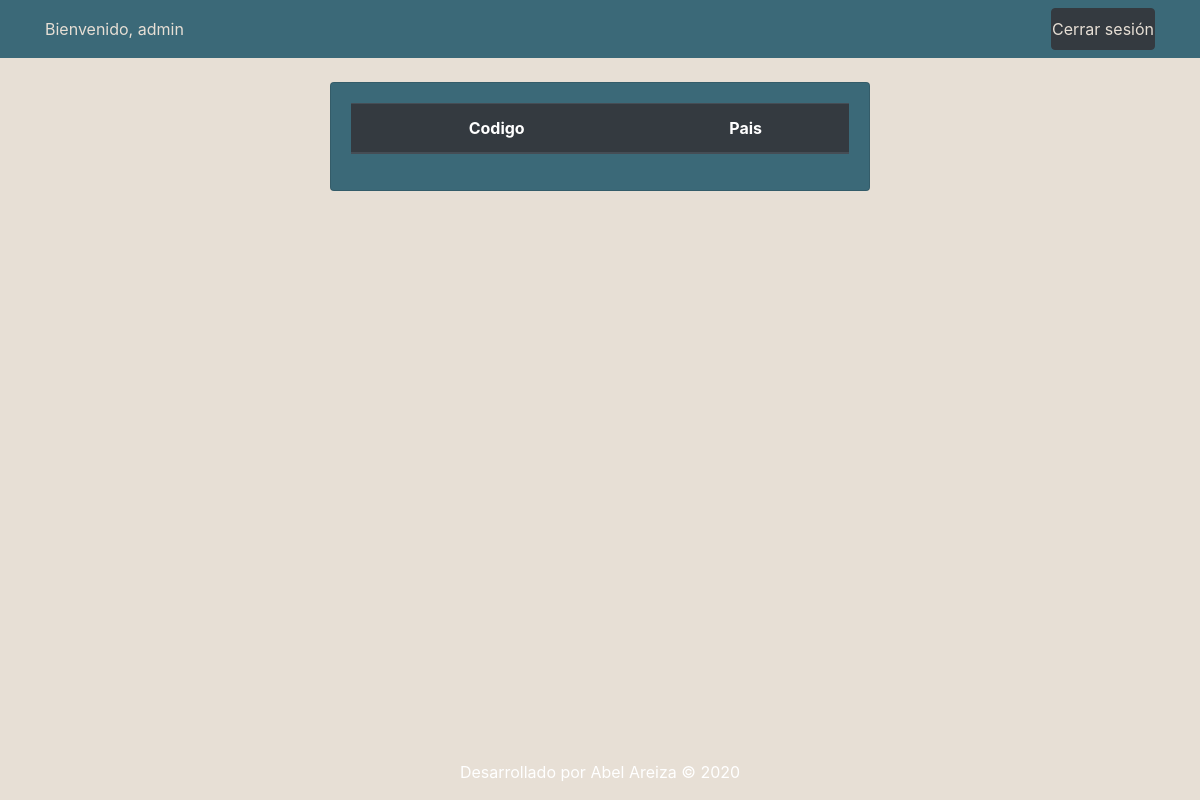
Before: /home/ (signed in) with the older database file.
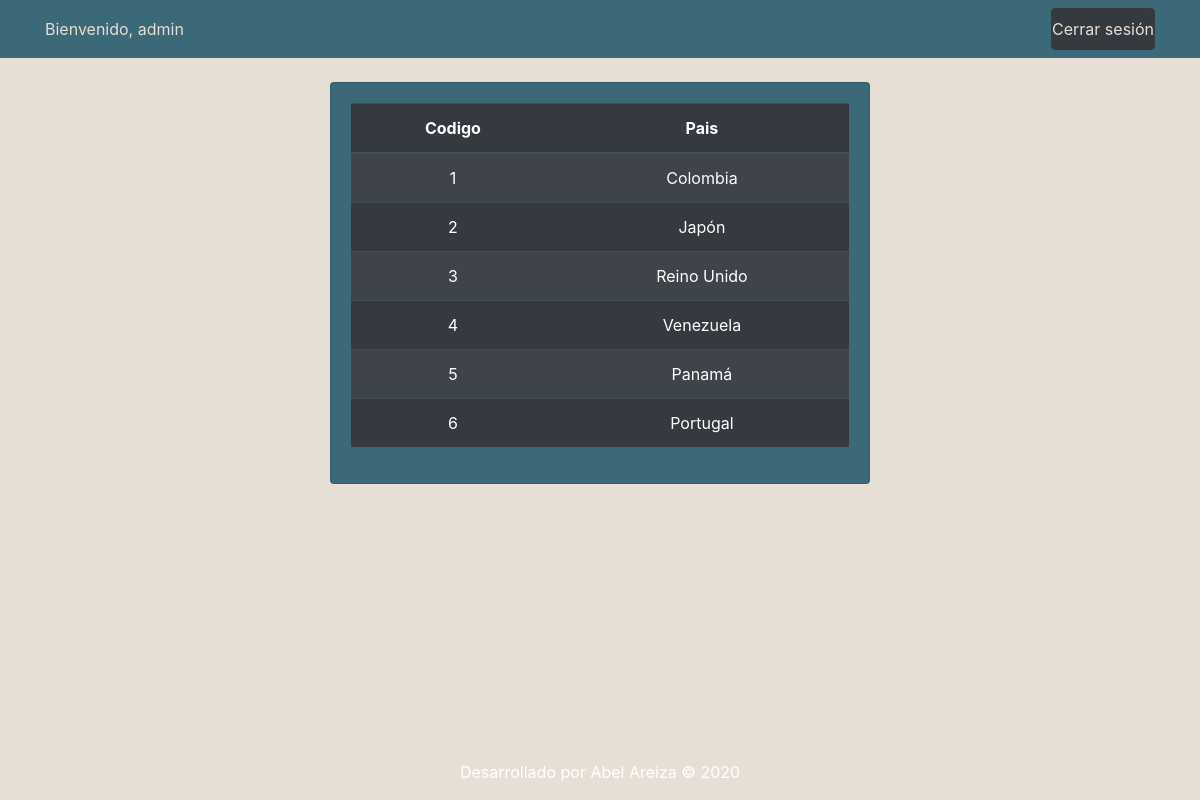
After: the same page with the newer database file.
### notas/models.py (models this page shows, shortened)
class Pais(models.Model):
  class Meta:
    verbose_name_plural = "paises"
  nombre = models.CharField(max_length=100)
  codigo = models.IntegerField()

### notas/views.py (the view)
# urls.py: 2. Add a URL to urlpatterns:  path('', views.home, name='home')
def home(request):
  context = {
    'paises': Pais.objects.all()
  }
  if request.user.is_authenticated:
    return render(request, 'notas/home.html', context)
  else:
    return redirect('login')

### notas/templates/notas/home.html (shortened to what this page needs)
{% extends "notas/base.html" %}
{% block content %}
<div class="card text-center" style="background-color: #3b6978">
  <div class="card-body">
    <table class="table table-striped table-dark">
      <thead>
        <tr>
          <th scope="col">Codigo</th>
          <th scope="col">Pais</th>
        </tr>
      </thead>
      <tbody>
        {% for pais in paises %}
        <tr>
          <td>{{ pais.codigo }}</td>
          <td>{{ pais.nombre }}</td>
        </tr>
        {% endfor %}
      </tbody>
    </table>
  </div>
</div>
{% endblock content %}

### notas/templates/notas/base.html (shortened to what this page needs)
<!DOCTYPE html>
<html lang="es">
<head>
  <link rel="stylesheet" href="https://stackpath.bootstrapcdn.com/bootstrap/4.4.1/css/bootstrap.min.css"
 />
</head>
<body style=background-color:#e7dfd5;>
  {% include 'partials/_navbar.html' %}
  <div class="container">
    <div class="row">
      <div class="col-md-6 m-auto">
        {% block content %}{% endblock %}
      </div>
    </div>
  </div>
  <footer class="text-center text-white fixed-bottom">
    <div class="container">
      <p>Desarrollado por Abel Areiza © 2020</p>
    </div>
  </footer>
</body>
</html>

### notas/templates/partials/_navbar.html
<nav class="navbar navbar-dark bg-primary mb-4" style="background-color: #3b6978 !important;">
	<div class="container">
		{% if user.is_authenticated %}
		<a class="nav-item" style="color: #e7dfd5">Bienvenido, {{ user.username }}</a>
		{% endif %}
		<div class="navbar-nav">
			{% if user.is_authenticated %}
			<a class="nav-item nav-link btn btn-dark" href="{% url 'logout' %}" style="color: #e7dfd5">Cerrar sesión</a>
			{% else %}
			<a class="nav-item nav-link" href="{% url 'login' %}" >Iniciar sesión</a>
			{% endif %}
		</div>
	</div>
</nav>

Changed rows visible on the page:
added Pais: codigo "1", nombre "Colombia"
added Pais: codigo "2", nombre "Japón"
added Pais: codigo "3", nombre "Reino Unido"
added Pais: codigo "4", nombre "Venezuela"
added Pais: codigo "5", nombre "Panamá"
added Pais: codigo "6", nombre "Portugal"
